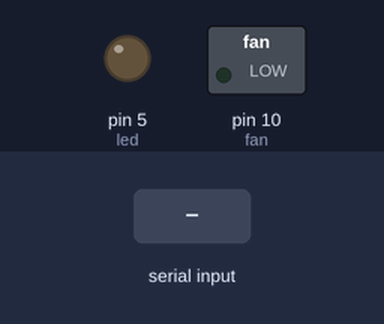
A sketch run on a simulated Arduino Uno, built with avr-gcc and run on an emulated ATmega328P. Parts: switched loads named in the sketch (green lamp = pin HIGH), output pins drawn as LEDs (lit = HIGH). The inputs (shaded band) are chosen by the test bench.

Above: at 1.2 s.
1.3 s: "1" received over Serial
At 1.8 s:
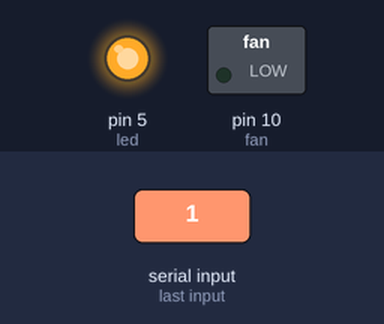
2.8 s: "2" received over Serial
At 4.0 s:
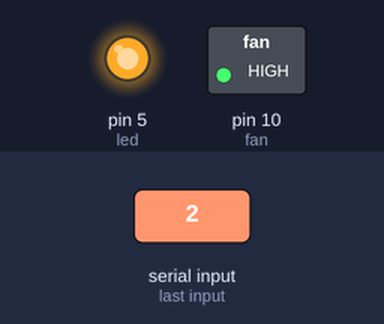
4.3 s: "0" received over Serial
At 5.3 s:
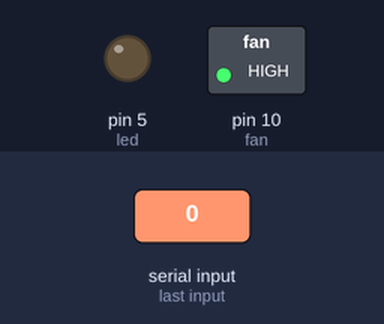
5.8 s: "3" received over Serial
At 6.4 s:
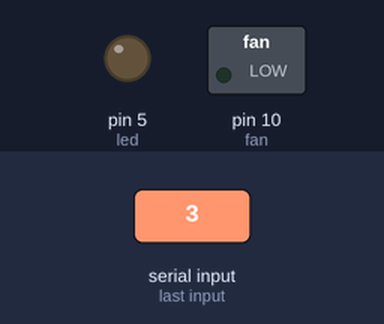
Timing chart, 0 to 8.3 s (numbered marks = the images above; inputs shaded):
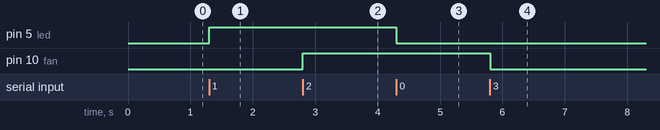

Measured:
- after the input at 1.3 s, pin 5 (led): LOW → HIGH at once
- after the input at 2.8 s, pin 10 (fan): LOW → HIGH at once
- after the input at 4.3 s, pin 5 (led): HIGH → LOW at once
- after the input at 5.8 s, pin 10 (fan): HIGH → LOW at once

The sketch:

sketch_aug15a.ino
```cpp
char data;
#define led 5
#define fan 10

void setup() {
  // put your setup code here, to run once:
  Serial.begin(9600);
  pinMode(led,OUTPUT);
  pinMode(fan,OUTPUT);

}

void loop() {
  // put your main code here, to run repeatedly:
  if(Serial.available()>0){
    data=Serial.read();
    if(data=='1') digitalWrite(led,HIGH);
    else if(data=='0') digitalWrite(led,LOW);
    else if(data=='2') digitalWrite(fan,HIGH);
    else if(data=='3') digitalWrite(fan,LOW);
  }

}
```
